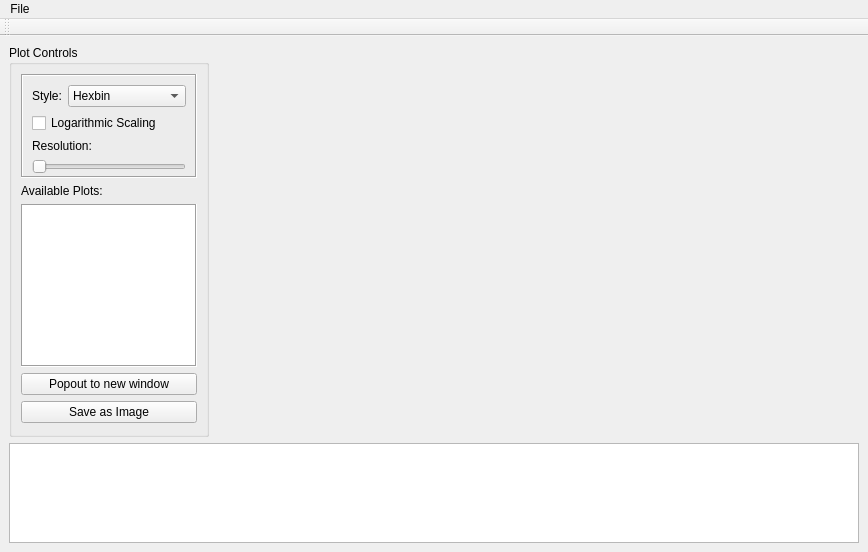
<?xml version="1.0" encoding="UTF-8"?>
<ui version="4.0">
 <class>gui_main</class>
 <widget class="QMainWindow" name="gui_main">
  <property name="geometry">
   <rect>
    <x>0</x>
    <y>0</y>
    <width>868</width>
    <height>552</height>
   </rect>
  </property>
  <property name="sizePolicy">
   <sizepolicy hsizetype="Preferred" vsizetype="Preferred">
    <horstretch>0</horstretch>
    <verstretch>0</verstretch>
   </sizepolicy>
  </property>
  <property name="windowTitle">
   <string notr="true">PyRain - Replay Analysis Interface</string>
  </property>
  <widget class="QWidget" name="centralwidget">
   <property name="enabled">
    <bool>true</bool>
   </property>
   <property name="sizePolicy">
    <sizepolicy hsizetype="MinimumExpanding" vsizetype="MinimumExpanding">
     <horstretch>0</horstretch>
     <verstretch>0</verstretch>
    </sizepolicy>
   </property>
   <property name="autoFillBackground">
    <bool>false</bool>
   </property>
   <layout class="QVBoxLayout" name="verticalLayout">
    <property name="topMargin">
     <number>9</number>
    </property>
    <item>
     <layout class="QHBoxLayout" name="hzl_1">
      <item>
       <widget class="QGroupBox" name="box_controls">
        <property name="sizePolicy">
         <sizepolicy hsizetype="Fixed" vsizetype="Ignored">
          <horstretch>0</horstretch>
          <verstretch>1</verstretch>
         </sizepolicy>
        </property>
        <property name="minimumSize">
         <size>
          <width>0</width>
          <height>285</height>
         </size>
        </property>
        <property name="maximumSize">
         <size>
          <width>200</width>
          <height>16777215</height>
         </size>
        </property>
        <property name="autoFillBackground">
         <bool>true</bool>
        </property>
        <property name="title">
         <string notr="true">Plot Controls</string>
        </property>
        <layout class="QVBoxLayout" name="vl_3">
         <item>
          <widget class="QFrame" name="frm_settings">
           <property name="minimumSize">
            <size>
             <width>0</width>
             <height>100</height>
            </size>
           </property>
           <property name="frameShape">
            <enum>QFrame::Box</enum>
           </property>
           <property name="frameShadow">
            <enum>QFrame::Sunken</enum>
           </property>
           <layout class="QGridLayout" name="grl_1">
            <property name="bottomMargin">
             <number>2</number>
            </property>
            <item row="4" column="2">
             <spacer name="hs_2">
              <property name="orientation">
               <enum>Qt::Horizontal</enum>
              </property>
              <property name="sizeHint" stdset="0">
               <size>
                <width>40</width>
                <height>0</height>
               </size>
              </property>
             </spacer>
            </item>
            <item row="4" column="0">
             <spacer name="hs_3">
              <property name="orientation">
               <enum>Qt::Horizontal</enum>
              </property>
              <property name="sizeHint" stdset="0">
               <size>
                <width>40</width>
                <height>0</height>
               </size>
              </property>
             </spacer>
            </item>
            <item row="3" column="0" colspan="4">
             <widget class="QSlider" name="sld_res">
              <property name="orientation">
               <enum>Qt::Horizontal</enum>
              </property>
             </widget>
            </item>
            <item row="2" column="0" colspan="4">
             <widget class="QLabel" name="lbl_res">
              <property name="text">
               <string notr="true">Resolution:</string>
              </property>
             </widget>
            </item>
            <item row="1" column="0" colspan="4">
             <widget class="QCheckBox" name="chk_logscale">
              <property name="text">
               <string notr="true">Logarithmic Scaling</string>
              </property>
             </widget>
            </item>
            <item row="0" column="0">
             <widget class="QLabel" name="lbl_style">
              <property name="sizePolicy">
               <sizepolicy hsizetype="Minimum" vsizetype="Preferred">
                <horstretch>0</horstretch>
                <verstretch>0</verstretch>
               </sizepolicy>
              </property>
              <property name="text">
               <string notr="true">Style:</string>
              </property>
             </widget>
            </item>
            <item row="0" column="1" colspan="3">
             <widget class="QComboBox" name="cmb_style">
              <property name="autoFillBackground">
               <bool>false</bool>
              </property>
              <property name="editable">
               <bool>false</bool>
              </property>
              <property name="currentText">
               <string notr="true">Hexbin</string>
              </property>
              <property name="currentIndex">
               <number>0</number>
              </property>
              <item>
               <property name="text">
                <string notr="true" comment="hexbin">Hexbin</string>
               </property>
              </item>
              <item>
               <property name="text">
                <string notr="true" comment="hist_blur">Histogram - Blur</string>
               </property>
              </item>
              <item>
               <property name="text">
                <string notr="true" comment="hist_clear">Histogram - Clear</string>
               </property>
              </item>
             </widget>
            </item>
            <item row="4" column="1">
             <spacer name="hs_1">
              <property name="orientation">
               <enum>Qt::Horizontal</enum>
              </property>
              <property name="sizeHint" stdset="0">
               <size>
                <width>40</width>
                <height>0</height>
               </size>
              </property>
             </spacer>
            </item>
            <item row="4" column="3">
             <spacer name="hs_4">
              <property name="orientation">
               <enum>Qt::Horizontal</enum>
              </property>
              <property name="sizeHint" stdset="0">
               <size>
                <width>40</width>
                <height>0</height>
               </size>
              </property>
             </spacer>
            </item>
           </layout>
          </widget>
         </item>
         <item>
          <widget class="QLabel" name="lbl_plots">
           <property name="sizePolicy">
            <sizepolicy hsizetype="Minimum" vsizetype="Fixed">
             <horstretch>0</horstretch>
             <verstretch>0</verstretch>
            </sizepolicy>
           </property>
           <property name="minimumSize">
            <size>
             <width>0</width>
             <height>0</height>
            </size>
           </property>
           <property name="text">
            <string notr="true">Available Plots:</string>
           </property>
          </widget>
         </item>
         <item>
          <widget class="QListWidget" name="lst_plots">
           <property name="sizePolicy">
            <sizepolicy hsizetype="Minimum" vsizetype="MinimumExpanding">
             <horstretch>0</horstretch>
             <verstretch>1</verstretch>
            </sizepolicy>
           </property>
           <property name="minimumSize">
            <size>
             <width>0</width>
             <height>60</height>
            </size>
           </property>
           <property name="maximumSize">
            <size>
             <width>16777215</width>
             <height>200</height>
            </size>
           </property>
           <property name="frameShape">
            <enum>QFrame::Box</enum>
           </property>
           <property name="frameShadow">
            <enum>QFrame::Sunken</enum>
           </property>
          </widget>
         </item>
         <item>
          <widget class="QPushButton" name="btn_popout">
           <property name="text">
            <string notr="true">Popout to new window</string>
           </property>
          </widget>
         </item>
         <item>
          <widget class="QPushButton" name="btn_saveimage">
           <property name="text">
            <string notr="true">Save as Image</string>
           </property>
          </widget>
         </item>
         <item>
          <spacer name="vs_1">
           <property name="orientation">
            <enum>Qt::Vertical</enum>
           </property>
           <property name="sizeType">
            <enum>QSizePolicy::MinimumExpanding</enum>
           </property>
           <property name="sizeHint" stdset="0">
            <size>
             <width>20</width>
             <height>2</height>
            </size>
           </property>
          </spacer>
         </item>
        </layout>
       </widget>
      </item>
      <item>
       <widget class="QWidget" name="mpl_widget" native="true">
        <property name="sizePolicy">
         <sizepolicy hsizetype="MinimumExpanding" vsizetype="MinimumExpanding">
          <horstretch>0</horstretch>
          <verstretch>0</verstretch>
         </sizepolicy>
        </property>
        <property name="minimumSize">
         <size>
          <width>356</width>
          <height>0</height>
         </size>
        </property>
       </widget>
      </item>
     </layout>
    </item>
    <item>
     <widget class="QPlainTextEdit" name="txt_log">
      <property name="sizePolicy">
       <sizepolicy hsizetype="Expanding" vsizetype="Minimum">
        <horstretch>0</horstretch>
        <verstretch>0</verstretch>
       </sizepolicy>
      </property>
      <property name="maximumSize">
       <size>
        <width>16777215</width>
        <height>100</height>
       </size>
      </property>
     </widget>
    </item>
   </layout>
  </widget>
  <widget class="QMenuBar" name="menubar">
   <property name="geometry">
    <rect>
     <x>0</x>
     <y>0</y>
     <width>868</width>
     <height>21</height>
    </rect>
   </property>
   <widget class="QMenu" name="menu_file">
    <property name="title">
     <string notr="true">File</string>
    </property>
    <addaction name="action_open"/>
    <addaction name="action_exit"/>
   </widget>
   <addaction name="menu_file"/>
  </widget>
  <widget class="QToolBar" name="toolbar">
   <property name="windowTitle">
    <string>toolBar</string>
   </property>
   <attribute name="toolBarArea">
    <enum>TopToolBarArea</enum>
   </attribute>
   <attribute name="toolBarBreak">
    <bool>false</bool>
   </attribute>
  </widget>
  <action name="action_open">
   <property name="text">
    <string notr="true">Open</string>
   </property>
  </action>
  <action name="action_exit">
   <property name="text">
    <string notr="true">Exit</string>
   </property>
  </action>
 </widget>
 <resources/>
 <connections>
  <connection>
   <sender>btn_saveimage</sender>
   <signal>clicked()</signal>
   <receiver>txt_log</receiver>
   <slot>paste()</slot>
   <hints>
    <hint type="sourcelabel">
     <x>109</x>
     <y>406</y>
    </hint>
    <hint type="destinationlabel">
     <x>433</x>
     <y>492</y>
    </hint>
   </hints>
  </connection>
 </connections>
</ui>
